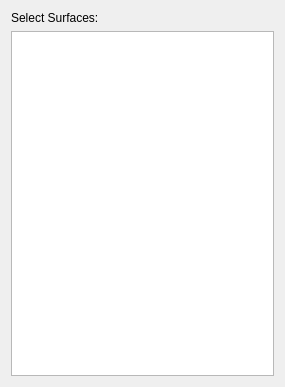
<?xml version="1.0" encoding="UTF-8"?>
<ui version="4.0">
 <class>create_sections</class>
 <widget class="QDialog" name="create_sections">
  <property name="geometry">
   <rect>
    <x>0</x>
    <y>0</y>
    <width>285</width>
    <height>387</height>
   </rect>
  </property>
  <property name="windowTitle">
   <string>create_sections</string>
  </property>
  <layout class="QVBoxLayout" name="verticalLayout_2">
   <item>
    <layout class="QVBoxLayout" name="verticalLayout">
     <item>
      <widget class="QLabel" name="SelectSurfacesL">
       <property name="text">
        <string>Select Surfaces:</string>
       </property>
      </widget>
     </item>
     <item>
      <widget class="QListWidget" name="SelectSurfacesLW">
       <property name="selectionMode">
        <enum>QAbstractItemView::MultiSelection</enum>
       </property>
      </widget>
     </item>
    </layout>
   </item>
  </layout>
 </widget>
 <resources/>
 <connections/>
</ui>
